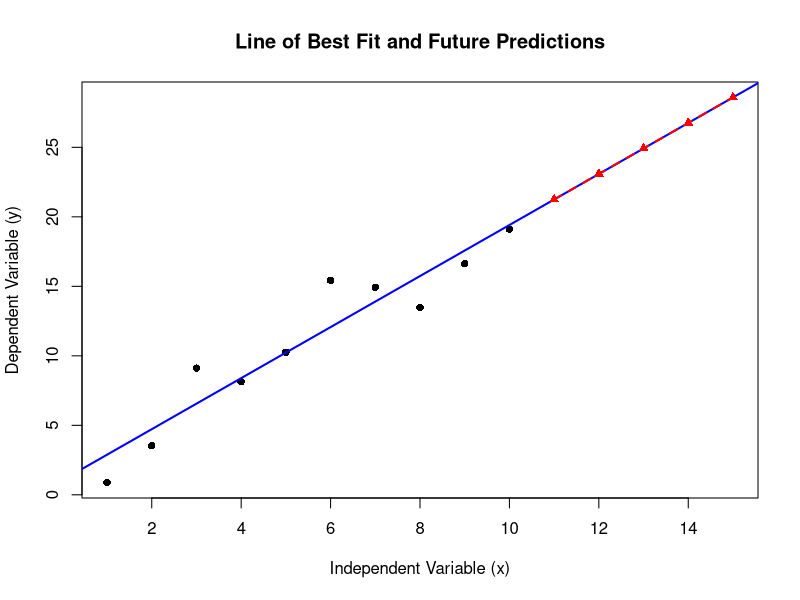

Write the R code that produced this figure.
# Create a sample dataset
set.seed(123)
x <- 1:10
y <- 2 * x + rnorm(10, mean = 0, sd = 2)
data <- data.frame(x, y)

# Fit a linear model
model <- lm(y ~ x, data = data)

# Create new data for future predictions
future_x <- seq(max(data$x) + 1, max(data$x) + 5)
future_y <- predict(model, newdata = data.frame(x = future_x))

# Plot original data
plot(data$x, data$y, pch = 16, col = "black",
     xlim = c(min(data$x), max(future_x)),
     ylim = range(c(data$y, future_y)),
     main = "Line of Best Fit and Future Predictions",
     xlab = "Independent Variable (x)",
     ylab = "Dependent Variable (y)")

# Add the regression line for observed data
abline(model, col = "blue", lwd = 2)

# Add predicted future values
lines(future_x, future_y, col = "red", lwd = 2, lty = 2)

# Add points for the predicted values
points(future_x, future_y, col = "red", pch = 17)